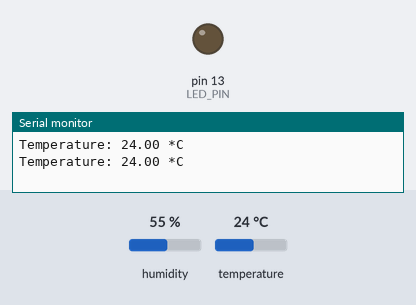
Bench run of a sketch on a simulated Arduino Uno, built with avr-gcc and run on an emulated ATmega328P. Parts: output pins drawn as LEDs (lit = HIGH), the last lines printed to the serial monitor. The test bench sets the inputs (shaded band); at power-on: temperature 24 °C, humidity 55 %.

Above: at 4.8 s.
4.9 s: temperature set to 29 °C
7.9 s: temperature set to 32 °C
At 9.3 s:
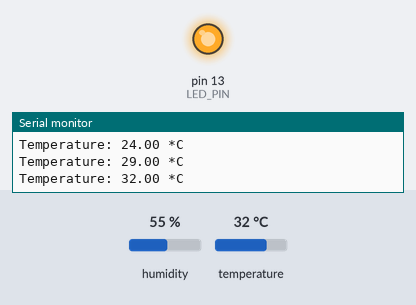
10.9 s: temperature set to 12 °C
At 12.9 s:
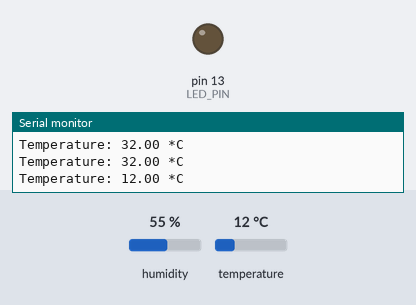
13.9 s: temperature set to 33 °C
At 15.3 s:
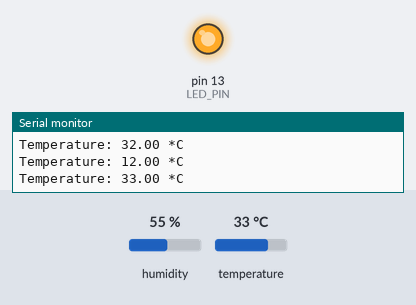
Timing chart, 0 to 16.9 s (numbered marks = the images above; inputs shaded):
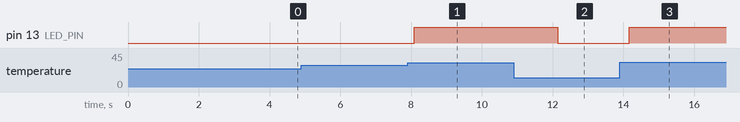

Measured:
- the behaviour switches between 30 and 31 °C on temperature (found by bisection; images 0 and 1)
- after the input at 7.9 s, pin 13 (LED_PIN): LOW → HIGH after 0.20 s
- after the input at 10.9 s, pin 13 (LED_PIN): HIGH → LOW after 1.2 s
- after the input at 13.9 s, pin 13 (LED_PIN): LOW → HIGH after 0.27 s

The sketch:

TemperatureSensor.ino
```cpp
#include <DHT.h>  // Include the DHT sensor library

#define DHTPIN 2        // Pin where the DHT11 is connected
#define DHTTYPE DHT11   // Define the sensor type (DHT11)
#define LED_PIN 13      // Pin where the LED is connected

DHT dht(DHTPIN, DHTTYPE); // Initialize the DHT sensor

void setup() {
  Serial.begin(9600);   // Start serial communication at 9600 baud rate
  dht.begin();          // Initialize the DHT sensor
  pinMode(LED_PIN, OUTPUT); // Set LED pin as output
}

void loop() {
  // Wait a few seconds between measurements
  delay(2000);

  // Read temperature as Celsius
  float temperature = dht.readTemperature();

  // Check if the reading failed and exit early (NaN = Not a Number)
  if (isnan(temperature)) {
    Serial.println("Failed to read from DHT sensor!");
    return;
  }

  // Print the temperature to the Serial Monitor
  Serial.print("Temperature: ");
  Serial.print(temperature);
  Serial.println(" *C");

  // Control LED based on temperature
  if (temperature > 30.0) {
    digitalWrite(LED_PIN, HIGH);  // Turn LED on
  } else {
    digitalWrite(LED_PIN, LOW);   // Turn LED off
  }
}
```
